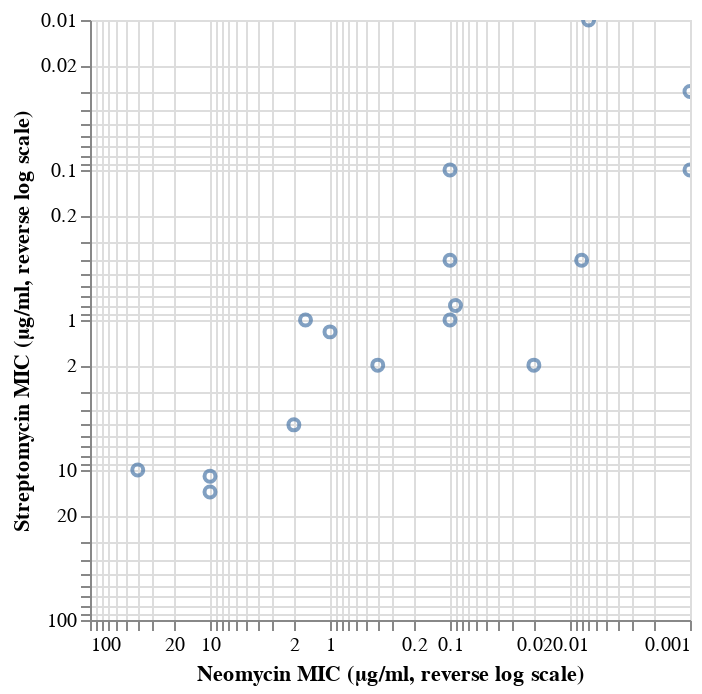

Notebook code cell kept with this figure:
### Code cell
ab_pl.plot.point(
    alt.X('Neomycin:Q',
          sort='descending',
          scale=alt.Scale(type='log'),
          title='Neomycin MIC (μg/ml, reverse log scale)'),
    alt.Y('Streptomycin:Q',
          sort='descending',
          scale=alt.Scale(type='log'),
          title='Streptomycin MIC (μg/ml, reverse log scale)'),
    tooltip=['Bacteria']
)

### Figure 1 — Vega-Lite specification as saved in the notebook (floating-point values rounded to 4 significant figures)
{"config": {"view": {"continuousWidth": 300, "continuousHeight": 300}}, "data": {"name": "data-2d2407344da5b9caac1dfe46ae4ee80b"}, "mark": {"type": "point"}, "encoding": {"tooltip": [{"field": "Bacteria", "type": "nominal"}], "x": {"field": "Neomycin", "scale": {"type": "log"}, "sort": "descending", "title": "Neomycin MIC (μg/ml, reverse log scale)", "type": "quantitative"}, "y": {"field": "Streptomycin", "scale": {"type": "log"}, "sort": "descending", "title": "Streptomycin MIC (μg/ml, reverse log scale)", "type": "quantitative"}}, "params": [{"name": "param_13", "select": {"type": "interval", "encodings": ["x", "y"]}, "bind": "scales"}], "$schema": "https://vega.github.io/schema/vega-lite/v5.20.1.json", "datasets": {"data-2d2407344da5b9caac1dfe46ae4ee80b": [{"": 0, "Bacteria": "Aerobacter aerogenes", "Penicillin": 870.0, "Streptomycin": 1.0, "Neomycin": 1.6, "Gram_Staining": "negative", "Genus": "other"}, {"": 1, "Bacteria": "Bacillus anthracis", "Penicillin": 0.001, "Streptomycin": 0.01, "Neomycin": 0.007, "Gram_Staining": "positive", "Genus": "other"}, {"": 2, "Bacteria": "Brucella abortus", "Penicillin": 1.0, "Streptomycin": 2.0, "Neomycin": 0.02, "Gram_Staining": "negative", "Genus": "other"}, {"": 3, "Bacteria": "Diplococcus pneumoniae", "Penicillin": 0.005, "Streptomycin": 11.0, "Neomycin": 10.0, "Gram_Staining": "positive", "Genus": "other"}, {"": 4, "Bacteria": "Escherichia coli", "Penicillin": 100.0, "Streptomycin": 0.4, "Neomycin": 0.1, "Gram_Staining": "negative", "Genus": "other"}, {"": 5, "Bacteria": "Klebsiella pneumoniae", "Penicillin": 850.0, "Streptomycin": 1.2, "Neomycin": 1.0, "Gram_Staining": "negative", "Genus": "other"}, {"": 6, "Bacteria": "Mycobacterium tuberculosis", "Penicillin": 800.0, "Streptomycin": 5.0, "Neomycin": 2.0, "Gram_Staining": "negative", "Genus": "other"}, {"": 7, "Bacteria": "Proteus vulgaris", "Penicillin": 3.0, "Streptomycin": 0.1, "Neomycin": 0.1, "Gram_Staining": "negative", "Genus": "other"}, {"": 8, "Bacteria": "Pseudomonas aeruginosa", "Penicillin": 850.0, "Streptomycin": 2.0, "Neomycin": 0.4, "Gram_Staining": "negative", "Genus": "other"}, {"": 9, "Bacteria": "Salmonella (Eberthella) typhosa", "Penicillin": 1.0, "Streptomycin": 0.4, "Neomycin": 0.008, "Gram_Staining": "negative", "Genus": "Salmonella"}, {"": 10, "Bacteria": "Salmonella schottmuelleri", "Penicillin": 10.0, "Streptomycin": 0.8, "Neomycin": 0.09, "Gram_Staining": "negative", "Genus": "Salmonella"}, {"": 11, "Bacteria": "Staphylococcus albus", "Penicillin": 0.007, "Streptomycin": 0.1, "Neomycin": 0.001, "Gram_Staining": "positive", "Genus": "Staphylococcus"}, {"": 12, "Bacteria": "Staphylococcus aureus", "Penicillin": 0.03, "Streptomycin": 0.03, "Neomycin": 0.001, "Gram_Staining": "positive", "Genus": "Staphylococcus"}, {"": 13, "Bacteria": "Streptococcus fecalis", "Penicillin": 1.0, "Streptomycin": 1.0, "Neomycin": 0.1, "Gram_Staining": "positive", "Genus": "Streptococcus"}, {"": 14, "Bacteria": "Streptococcus hemolyticus", "Penicillin": 0.001, "Streptomycin": 14.0, "Neomycin": 10.0, "Gram_Staining": "positive", "Genus": "Streptococcus"}, {"": 15, "Bacteria": "Streptococcus viridans", "Penicillin": 0.005, "Streptomycin": 10.0, "Neomycin": 40.0, "Gram_Staining": "positive", "Genus": "Streptococcus"}]}}
